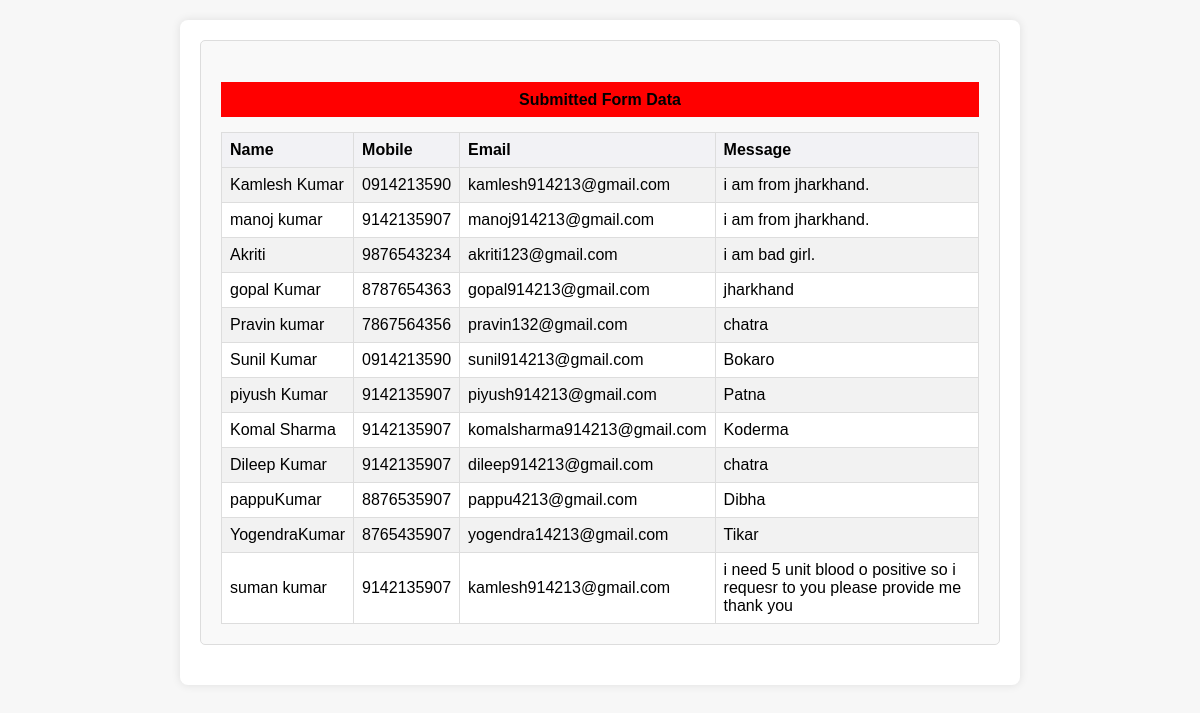
Page /Data_contactMe.php on the committed database.
### tables this page shows
CREATE TABLE `contact_me` (
  `name` varchar(30) NOT NULL,
  `mobile` varchar(10) NOT NULL,
  `email` varchar(30) NOT NULL,
  `message` varchar(200) NOT NULL
);

### Data_contactMe.php (the view, shortened to what this page needs)
<!DOCTYPE html>
<html lang="en">
<head>
</head>
<body>
<div class="container">
    <?php
    $servername = "localhost";
    $username = "root";
    $dbname = "login";
    $conn = new mysqli($servername, $username, '', $dbname);
    $sql_fetch_data = "SELECT * FROM contact_me";
    $result = $conn->query($sql_fetch_data);
    if ($result->num_rows > 0) {
        echo "<div class='form-card'>";
        echo "<div class='form-title'><h4>Submitted Form Data</h4></div>";
        echo "<div class='form-body'>";
        echo "<table>";
        echo "<tr><th>Name</th><th>Mobile</th><th>Email</th><th>Message</th></tr>";
        while ($row = $result->fetch_assoc()) {
            echo "<tr>";
            echo "<td>" . $row['name'] . "</td>";
            echo "<td>" . $row['mobile'] . "</td>";
            echo "<td>" . $row['email'] . "</td>";
            echo "<td>" . $row['message'] . "</td>";
            echo "</tr>";
        }
        echo "</table>";
        echo "</div>";
        echo "</div>";
    } else {
        echo "<p>No data found</p>";
    }
    ?>
</div>
</body>
</html>

### Data_contactMe.php (style rules this page uses)
body { font-family: Arial, sans-serif; margin: 0; padding: 0; background-color: #f7f7f7; }
.container { max-width: 800px; margin: 20px auto; padding: 20px; background-color: #fff; border-radius: 8px; box-shadow: 0 0 10px rgba(0, 0, 0, 0.1); }
.form-card { border: 1px solid #ddd; border-radius: 5px; padding: 20px; margin-bottom: 20px; background-color: #f9f9f9; }
.form-title { margin-bottom: 15px; text-align: center; background-color: red; height: 35px; line-height: 35px; }
table { border-collapse: collapse; width: 100%; background-color: #fff; }
th, td { border: 1px solid #ddd; padding: 8px; text-align: left; }
th { background-color: #f2f2f5; }
tr:nth-child(even) { background-color: #f2f2f2; }

### rows in the picture
contact_me: name "Kamlesh Kumar", mobile "0914213590", email "kamlesh914213@gmail.com", message "i am from jharkhand."
contact_me: name "manoj kumar", mobile "9142135907", email "manoj914213@gmail.com", message "i am from jharkhand."
contact_me: name "Akriti", mobile "9876543234", email "akriti123@gmail.com", message "i am bad girl."
contact_me: name "gopal Kumar", mobile "8787654363", email "gopal914213@gmail.com", message "jharkhand"
contact_me: name "Pravin kumar", mobile "7867564356", email "pravin132@gmail.com", message "chatra"
contact_me: name "Sunil Kumar", mobile "0914213590", email "sunil914213@gmail.com", message "Bokaro"
contact_me: name "piyush Kumar", mobile "9142135907", email "piyush914213@gmail.com", message "Patna"
contact_me: name "Komal Sharma", mobile "9142135907", email "komalsharma914213@gmail.com", message "Koderma"
contact_me: name "Dileep Kumar", mobile "9142135907", email "dileep914213@gmail.com", message "chatra"
contact_me: name "pappuKumar", mobile "8876535907", email "pappu4213@gmail.com", message "Dibha"
contact_me: name "YogendraKumar", mobile "8765435907", email "yogendra14213@gmail.com", message "Tikar"
contact_me: name "suman kumar", mobile "9142135907", email "kamlesh914213@gmail.com", message "i need 5 unit blood o positive so i requesr to you please provide me thank you"
